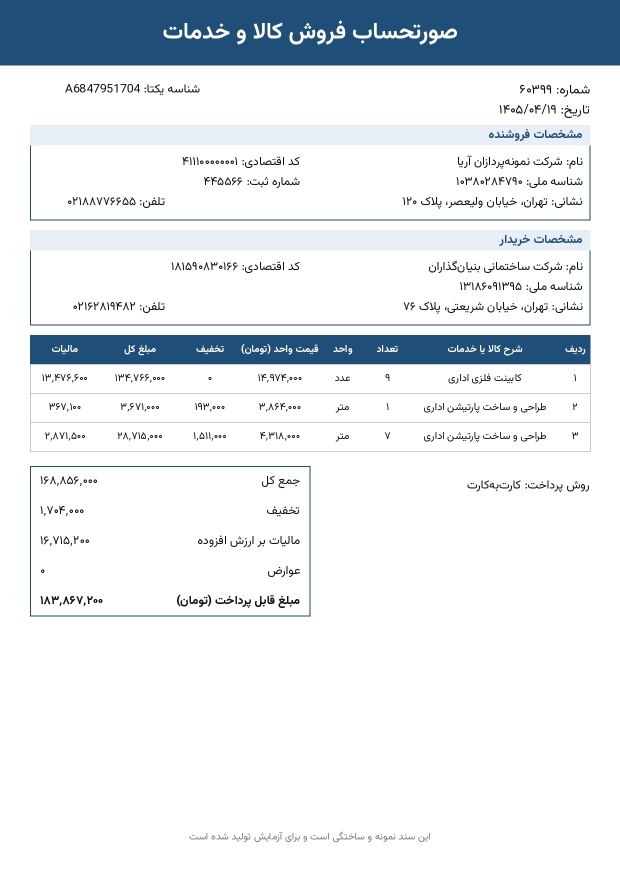
#> input picture data/eval_set/inv000.jpg, 1240 x 1754 px (shown at 1/2 size)
$ python -i preprocess.py   (imports and definitions only)   (older library calls are emulated)
#> lines starting #> are read from the running program, lines starting #| are printed output that depends on the picture; after the words box and inside, x2 and y2 are one past the last pixel; in counts of white or black regions, pixels touching at a corner belong together
### app/core/config.py
"""Central configuration. Everything is overridable through environment variables."""
from __future__ import annotations
import os
from dataclasses import dataclass, field
from pathlib import Path

BASE_DIR = Path(__file__).resolve().parents[2]


def _load_dotenv() -> None:
    """Tiny .env loader (no extra dependency). Real environment variables always win."""
    f = BASE_DIR / ".env"
    if not f.exists():
        return
    for line in f.read_text("utf-8").splitlines():
        line = line.strip()
        if not line or line.startswith("#") or "=" not in line:
            continue
        k, v = line.split("=", 1)
        v = v.split(" #", 1)[0].strip().strip('"').strip("'")
        if v:                                   # an empty value means "not set"
            os.environ.setdefault(k.strip(), v)


_load_dotenv()


def _env(name: str, default: str) -> str:
    return os.environ.get(name, default)


@dataclass
class Settings:
    data_dir: Path = field(default_factory=lambda: Path(_env("DATA_DIR", str(BASE_DIR / "data"))))
    database_url: str = field(default_factory=lambda: _env("DATABASE_URL", ""))
    provider: str = field(default_factory=lambda: _env("PROVIDER", "mock"))  # mock | anthropic
    anthropic_model: str = field(default_factory=lambda: _env("ANTHROPIC_MODEL", "claude-sonnet-5-5"))
    verify_mode: str = field(default_factory=lambda: _env("VERIFY_MODE", "second_pass"))  # second_pass | none
    mock_truth_dir: Path = field(default_factory=lambda: Path(_env("MOCK_TRUTH_DIR", str(BASE_DIR / "data" / "eval_set"))))

    # limits
    max_file_bytes: int = int(_env("MAX_FILE_BYTES", str(8 * 1024 * 1024)))
    max_files_per_upload: int = int(_env("MAX_FILES_PER_UPLOAD", "10"))
    max_pdf_pages: int = int(_env("MAX_PDF_PAGES", "3"))
    invoice_timeout_s: float = float(_env("INVOICE_TIMEOUT_S", "90"))
    model_call_timeout_s: float = float(_env("MODEL_CALL_TIMEOUT_S", "45"))
    daily_model_call_cap: int = int(_env("DAILY_MODEL_CALL_CAP", "300"))
    uploads_per_visitor_per_hour: int = int(_env("UPLOADS_PER_VISITOR_PER_HOUR", "30"))
    uploads_per_ip_per_hour: int = int(_env("UPLOADS_PER_IP_PER_HOUR", "60"))
    retry_backoff_s: float = float(_env("RETRY_BACKOFF_S", "0.5"))
    max_repair_attempts: int = int(_env("MAX_REPAIR_ATTEMPTS", "2"))
    worker_threads: int = int(_env("WORKER_THREADS", "3"))

    # retention / privacy
    visitor_ttl_hours: float = float(_env("VISITOR_TTL_HOURS", "24"))
    file_ttl_hours: float = float(_env("FILE_TTL_HOURS", "2"))
    trust_proxy: bool = _env("TRUST_PROXY", "0") == "1"
    cookie_secure: bool = _env("COOKIE_SECURE", "0") == "1"

    # business rules (configurable, NOT hard-coded in validators)
    vat_rate: float = float(_env("VAT_RATE", "0.10"))
    economic_code_lengths: tuple = (12, 14)
    low_confidence_threshold: float = float(_env("LOW_CONFIDENCE", "0.75"))
    max_issue_future_days: int = 30
    rounding_tol_per_row: int = int(_env("ROUNDING_TOL_PER_ROW", "1"))

    @property
    def db_url(self) -> str:
        return self.database_url or f"sqlite:///{self.data_dir / 'app.db'}"

    @property
    def upload_dir(self) -> Path:
        return self.data_dir / "uploads"

    @property
    def samples_dir(self) -> Path:
        return self.data_dir / "samples"


settings = Settings()
for _d in (settings.data_dir, settings.upload_dir, settings.samples_dir):
    _d.mkdir(parents=True, exist_ok=True)

### app/pipeline/preprocess.py
"""Turn an uploaded file into model-ready images, an optional PDF text layer and quality notes."""
from __future__ import annotations
from dataclasses import dataclass, field
import io
import cv2
import numpy as np
from PIL import Image, ImageOps
from ..core.config import settings

MAX_SIDE = 2200


class UnreadableFile(Exception):
    pass


@dataclass
class Doc:
    processed: list[bytes] = field(default_factory=list)   # enhanced + deskewed JPEGs (variant 1)
    raw: list[bytes] = field(default_factory=list)         # lightly resized JPEGs (variant 2: independent view)
    text: str | None = None                                  # PDF text layer, if any
    notes: list[str] = field(default_factory=list)
    pages: int = 1


def _jpeg(bgr: np.ndarray, q: int = 85) -> bytes:
    ok, buf = cv2.imencode(".jpg", bgr, [cv2.IMWRITE_JPEG_QUALITY, q])
    return buf.tobytes()


# [4 lines left out: function _resize, not called in this run]


def estimate_skew(gray: np.ndarray) -> float:
    """Skew angle in degrees (positive = text rotated counter-clockwise), 0 when unsure."""
    small = cv2.resize(gray, None, fx=0.5, fy=0.5, interpolation=cv2.INTER_AREA)
    bw = cv2.threshold(small, 0, 255, cv2.THRESH_BINARY_INV + cv2.THRESH_OTSU)[1]
    lines = cv2.HoughLinesP(bw, 1, np.pi / 720, threshold=120, minLineLength=small.shape[1] // 4, maxLineGap=12)
    if lines is None:
        return 0.0
    angles = []
    for x1, y1, x2, y2 in lines.reshape(-1, 4):
        a = np.degrees(np.arctan2(y1 - y2, x2 - x1))
        if abs(a) <= 20:
            angles.append(a)
    return float(np.median(angles)) if len(angles) >= 3 else 0.0


# [64 lines left out: functions enhance, _from_bytes, load_document, not called in this run]

>>> import cv2
>>> picture = cv2.imread('../../data/eval_set/inv000.jpg', cv2.IMREAD_GRAYSCALE)
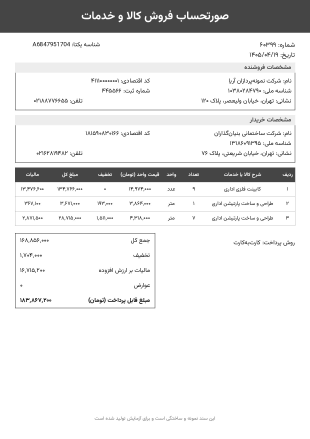
#> picture: shape (1754, 1240) (shown at 1/4 size); min 0, max 255, mean 231.4
>>> result = estimate_skew(picture)
#> in estimate_skew, `small = cv2.resize(gray, None, fx=0.5, fy=0.5, interpolation=cv2.INTER..`:
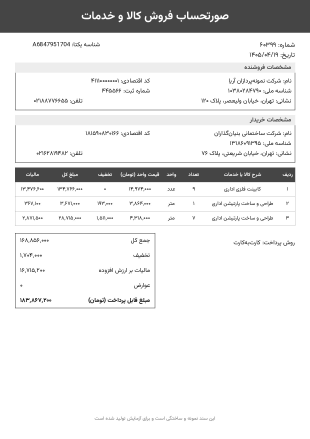
#> small: shape (877, 620) (shown at 1/2 size); min 15, max 255, mean 231.4
#> in estimate_skew, `bw = cv2.threshold(small, 0, 255, cv2.THRESH_BINARY_INV + cv2.THRESH_O..`:
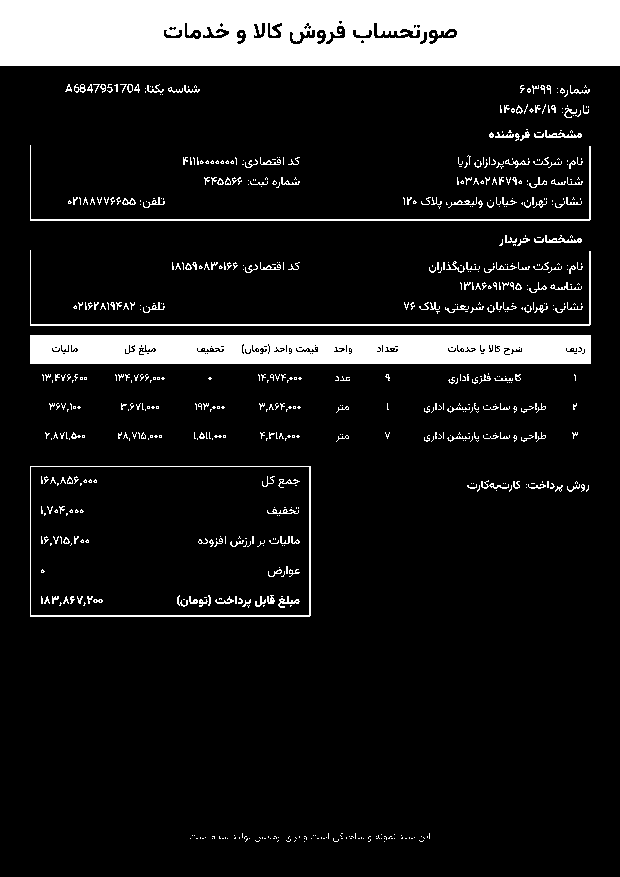
#> bw: shape (877, 620); 12.5% white; 713 white regions (553 under 20 px), largest, box (x1, y1, x2, y2) and area: (0, 0, 620, 66) 39337, (30, 335, 591, 364) 15572, (30, 145, 591, 221) 1341
#> in estimate_skew, `lines = cv2.HoughLinesP(bw, 1, np.pi / 720, threshold=120, minLineLeng..`: lines = 102 rows, first 6: [0, 55, 619, 63], [0, 21, 619, 13], [0, 27, 619, 16], [0, 19, 619, 0], [0, 33, 619, 52], [0, 49, 619, 55]
#> the loop in estimate_skew, `for x1, y1, x2, y2 in lines.reshape(-1, 4):` made 102 passes
#> (x1, y1, x2, y2, a) on passes 1 to 8: (0, 55, 619, 63, -0.74), (0, 21, 619, 13, 0.74), (0, 27, 619, 16, 1.02), (0, 19, 619, 0, 1.76), (0, 33, 619, 52, -1.76), (0, 49, 619, 55, -0.555), (0, 31, 619, 25, 0.555), (0, 25, 619, 14, 1.02)
#> after the loop in estimate_skew, `for x1, y1, x2, y2 in lines.reshape(-1, 4):`: angles = 102 values, max 1.93 at index 13, min -1.76 at index 4, mean 0.0387
#> result = 0

$ run again, on data/eval_set/inv001.jpg
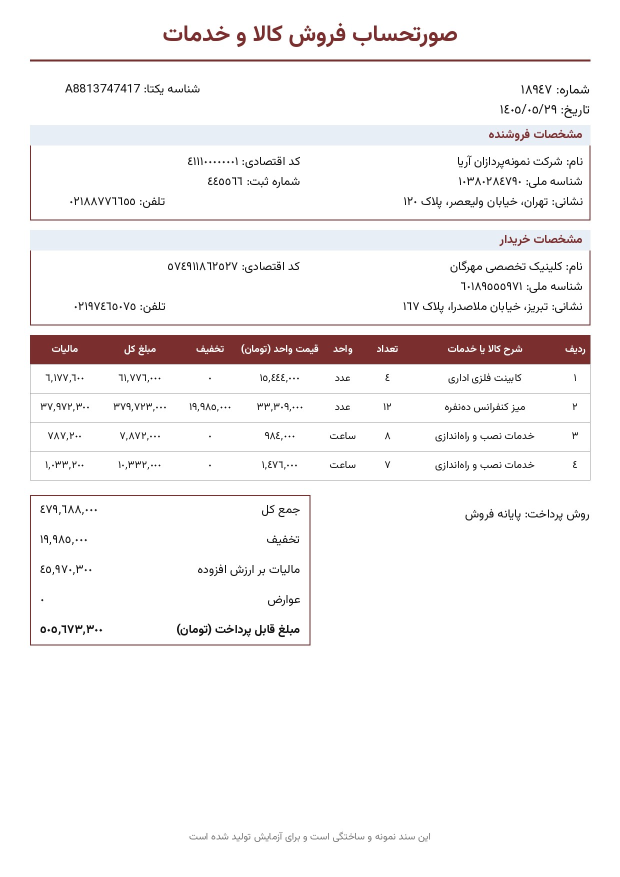
#> input picture data/eval_set/inv001.jpg, 1240 x 1754 px (shown at 1/2 size)
#> in estimate_skew, `small = cv2.resize(gray, None, fx=0.5, fy=0.5, interpolation=cv2.INTER..`:
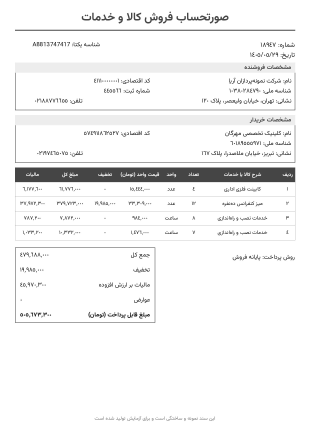
#> small: shape (877, 620) (shown at 1/2 size); min 14, max 255, mean 243.8
#> in estimate_skew, `bw = cv2.threshold(small, 0, 255, cv2.THRESH_BINARY_INV + cv2.THRESH_O..`:
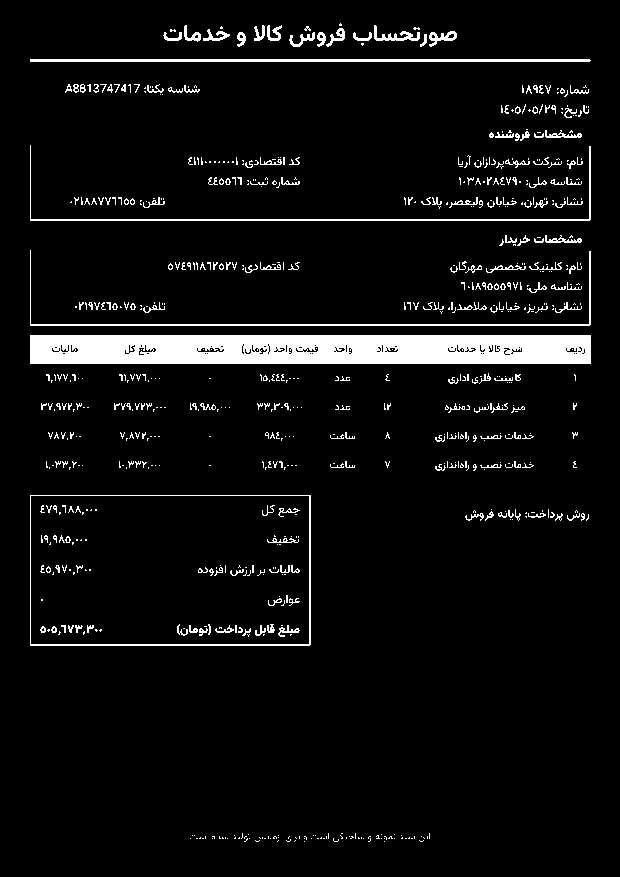
#> bw: shape (877, 620); 5.9% white; 744 white regions (570 under 20 px), largest, box (x1, y1, x2, y2) and area: (30, 335, 591, 364) 15602, (30, 59, 591, 62) 1681, (30, 145, 591, 221) 1341
#> lines = 45 rows, first 6: [30, 339, 590, 346], [30, 355, 590, 362], [30, 335, 590, 340], [30, 325, 589, 325], [30, 345, 590, 348], [30, 354, 590, 356]
#> the loop in estimate_skew, `for x1, y1, x2, y2 in lines.reshape(-1, 4):` made 45 passes
#> (x1, y1, x2, y2, a) on passes 1 to 8: (30, 339, 590, 346, -0.716), (30, 355, 590, 362, -0.716), (30, 335, 590, 340, -0.512), (30, 325, 589, 325, 0), (30, 345, 590, 348, -0.307), (30, 354, 590, 356, -0.205), (30, 352, 590, 352, 0), (30, 61, 589, 61, 0)
#> after the loop in estimate_skew, `for x1, y1, x2, y2 in lines.reshape(-1, 4):`: angles = 45 values, max 1.01 at index 30, min -0.716 at index 0, mean -0.0771
#> result = 0

$ run again, on data/eval_set/inv002.jpg
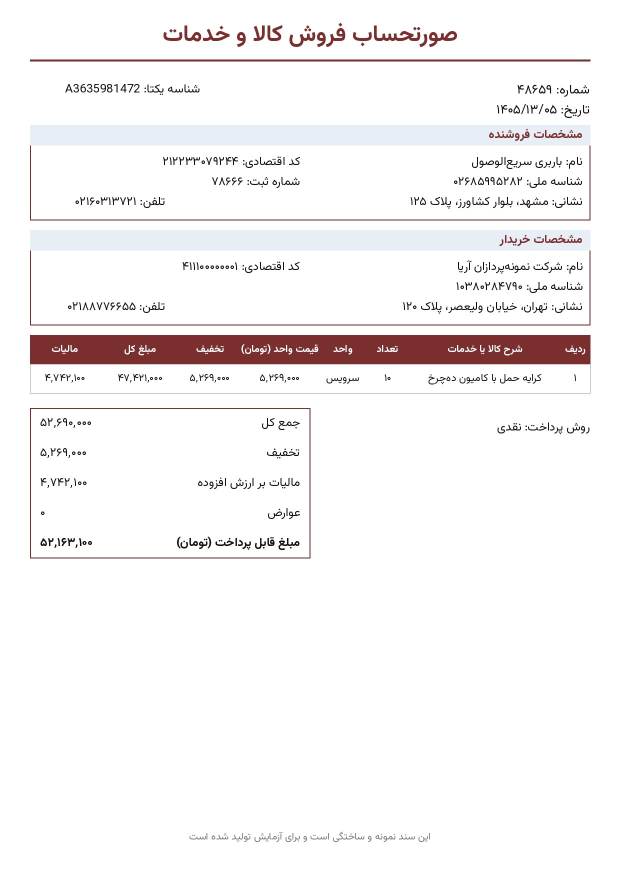
#> input picture data/eval_set/inv002.jpg, 1240 x 1754 px (shown at 1/2 size)
#> in estimate_skew, `small = cv2.resize(gray, None, fx=0.5, fy=0.5, interpolation=cv2.INTER..`:
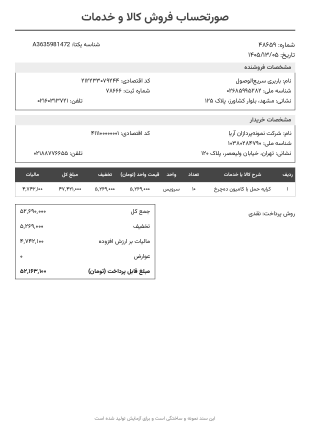
#> small: shape (877, 620) (shown at 1/2 size); min 15, max 255, mean 244.4
#> in estimate_skew, `bw = cv2.threshold(small, 0, 255, cv2.THRESH_BINARY_INV + cv2.THRESH_O..`:
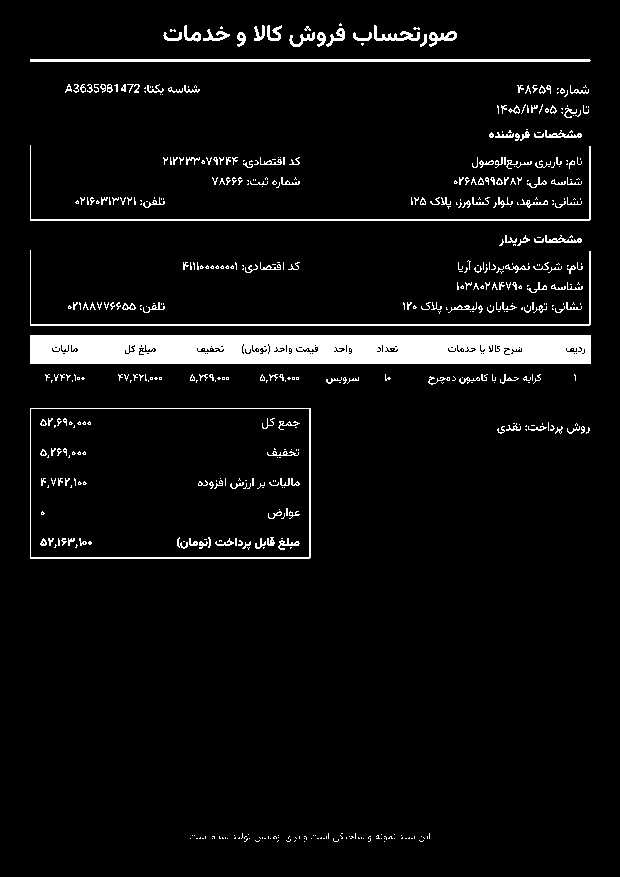
#> bw: shape (877, 620); 5.7% white; 567 white regions (403 under 20 px), largest, box (x1, y1, x2, y2) and area: (30, 335, 591, 364) 15602, (30, 59, 591, 62) 1681, (30, 145, 591, 221) 1341
#> lines = 39 rows, first 6: [30, 356, 590, 351], [30, 347, 590, 345], [30, 339, 590, 339], [30, 359, 590, 357], [30, 340, 590, 340], [30, 362, 590, 359]
#> the loop in estimate_skew, `for x1, y1, x2, y2 in lines.reshape(-1, 4):` made 39 passes
#> (x1, y1, x2, y2, a) on passes 1 to 8: (30, 356, 590, 351, 0.512), (30, 347, 590, 345, 0.205), (30, 339, 590, 339, 0), (30, 359, 590, 357, 0.205), (30, 340, 590, 340, 0), (30, 362, 590, 359, 0.307), (30, 60, 590, 60, 0), (30, 324, 590, 324, 0)
#> after the loop in estimate_skew, `for x1, y1, x2, y2 in lines.reshape(-1, 4):`: angles = 39 values, max 0.632 at index 19, min -0.239 at index 38, mean 0.108
#> result = 0
